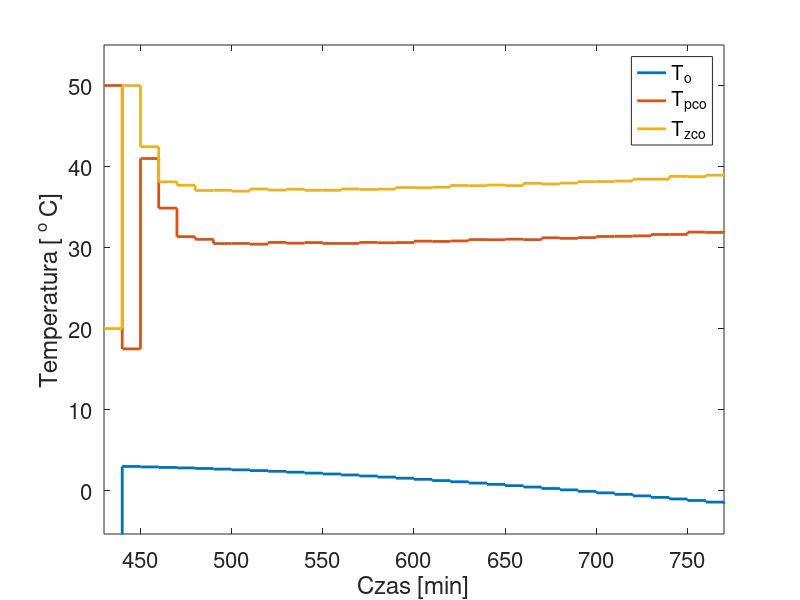

MATLAB code for this plot:
load('server_data.mat');

f=plot(Czas,T_o,Czas,T_pco,Czas,T_zco)
set(f,'LineWidth',2)
xl=xlabel('Czas [min]');
yl=ylabel('Temperatura [ ^o C]');
legend('T_o','T_{pco}','T_{zco}')
set(xl,'FontSize',14);
set(yl,'FontSize',14);
set(gca,'Fontsize',16);
axis([Czas(1) Czas(end) min([T_o; T_zco; T_pco])*0.9 max([T_o; T_zco; T_pco])*1.1 ]);
